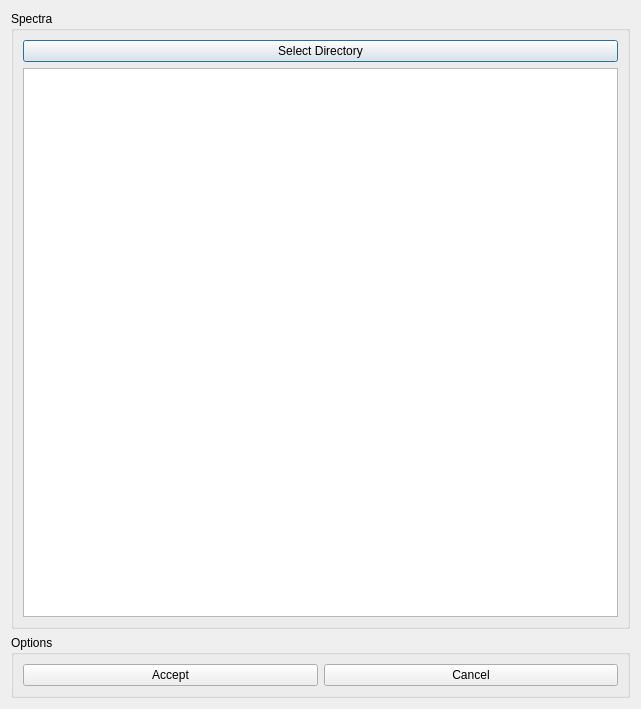
<?xml version="1.0" encoding="UTF-8"?>
<ui version="4.0">
 <class>MrsSpctrmList</class>
 <widget class="QDialog" name="MrsSpctrmList">
  <property name="geometry">
   <rect>
    <x>0</x>
    <y>0</y>
    <width>641</width>
    <height>709</height>
   </rect>
  </property>
  <property name="windowTitle">
   <string>Spectra selection  - Beta version</string>
  </property>
  <layout class="QGridLayout">
   <item row="0" column="0">
    <layout class="QGridLayout" name="gridLayout">
     <item row="0" column="0">
      <widget class="QGroupBox" name="groupBox">
       <property name="sizePolicy">
        <sizepolicy hsizetype="Preferred" vsizetype="Minimum">
         <horstretch>0</horstretch>
         <verstretch>0</verstretch>
        </sizepolicy>
       </property>
       <property name="title">
        <string>Spectra</string>
       </property>
       <layout class="QVBoxLayout" name="verticalLayout_2">
        <item>
         <layout class="QVBoxLayout" name="verticalLayout">
          <item>
           <widget class="QPushButton" name="fileButton">
            <property name="text">
             <string>Select Directory</string>
            </property>
           </widget>
          </item>
          <item>
           <widget class="QListWidget" name="spectraListWidget"/>
          </item>
         </layout>
        </item>
       </layout>
      </widget>
     </item>
     <item row="1" column="0">
      <widget class="QGroupBox" name="groupBox_2">
       <property name="sizePolicy">
        <sizepolicy hsizetype="Preferred" vsizetype="Fixed">
         <horstretch>0</horstretch>
         <verstretch>0</verstretch>
        </sizepolicy>
       </property>
       <property name="title">
        <string>Options</string>
       </property>
       <layout class="QHBoxLayout" name="horizontalLayout_2">
        <item>
         <layout class="QHBoxLayout" name="horizontalLayout">
          <item>
           <widget class="QPushButton" name="acceptButton">
            <property name="text">
             <string>Accept</string>
            </property>
           </widget>
          </item>
          <item>
           <widget class="QPushButton" name="cancelButton">
            <property name="text">
             <string>Cancel</string>
            </property>
           </widget>
          </item>
         </layout>
        </item>
       </layout>
      </widget>
     </item>
    </layout>
   </item>
  </layout>
 </widget>
 <resources/>
 <connections>
  <connection>
   <sender>acceptButton</sender>
   <signal>clicked()</signal>
   <receiver>MrsSpctrmList</receiver>
   <slot>accept()</slot>
   <hints>
    <hint type="sourcelabel">
     <x>169</x>
     <y>676</y>
    </hint>
    <hint type="destinationlabel">
     <x>320</x>
     <y>354</y>
    </hint>
   </hints>
  </connection>
  <connection>
   <sender>cancelButton</sender>
   <signal>clicked()</signal>
   <receiver>MrsSpctrmList</receiver>
   <slot>reject()</slot>
   <hints>
    <hint type="sourcelabel">
     <x>471</x>
     <y>676</y>
    </hint>
    <hint type="destinationlabel">
     <x>320</x>
     <y>354</y>
    </hint>
   </hints>
  </connection>
 </connections>
</ui>
